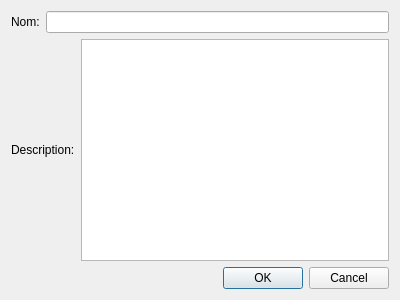
<?xml version="1.0" encoding="UTF-8"?>
<ui version="4.0">
 <class>gestionTache</class>
 <widget class="QDialog" name="gestionTache">
  <property name="geometry">
   <rect>
    <x>0</x>
    <y>0</y>
    <width>400</width>
    <height>300</height>
   </rect>
  </property>
  <property name="windowTitle">
   <string>Dialog</string>
  </property>
  <layout class="QVBoxLayout" name="verticalLayout">
   <item>
    <layout class="QHBoxLayout" name="horizontalLayout">
     <item>
      <widget class="QLabel" name="label">
       <property name="text">
        <string>Nom:</string>
       </property>
      </widget>
     </item>
     <item>
      <widget class="QLineEdit" name="lineEdit"/>
     </item>
    </layout>
   </item>
   <item>
    <layout class="QHBoxLayout" name="horizontalLayout_2">
     <item>
      <widget class="QLabel" name="label_2">
       <property name="text">
        <string>Description:</string>
       </property>
      </widget>
     </item>
     <item>
      <widget class="QTextEdit" name="textEdit"/>
     </item>
    </layout>
   </item>
   <item>
    <widget class="QDialogButtonBox" name="buttonBox">
     <property name="orientation">
      <enum>Qt::Horizontal</enum>
     </property>
     <property name="standardButtons">
      <set>QDialogButtonBox::Cancel|QDialogButtonBox::Ok</set>
     </property>
    </widget>
   </item>
  </layout>
 </widget>
 <resources/>
 <connections>
  <connection>
   <sender>buttonBox</sender>
   <signal>accepted()</signal>
   <receiver>gestionTache</receiver>
   <slot>accept()</slot>
   <hints>
    <hint type="sourcelabel">
     <x>248</x>
     <y>254</y>
    </hint>
    <hint type="destinationlabel">
     <x>157</x>
     <y>274</y>
    </hint>
   </hints>
  </connection>
  <connection>
   <sender>buttonBox</sender>
   <signal>rejected()</signal>
   <receiver>gestionTache</receiver>
   <slot>reject()</slot>
   <hints>
    <hint type="sourcelabel">
     <x>316</x>
     <y>260</y>
    </hint>
    <hint type="destinationlabel">
     <x>286</x>
     <y>274</y>
    </hint>
   </hints>
  </connection>
 </connections>
</ui>
